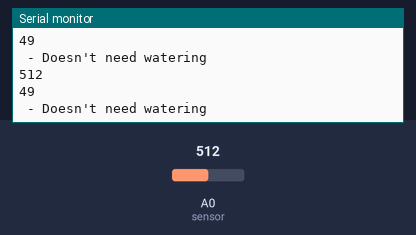
Simulated run of this sketch. Board: Arduino Uno, built with avr-gcc and run on an emulated ATmega328P. On the bench: the last lines printed to the serial monitor. Inputs (shaded band) come from the test bench; at power-on: A0 (sensor) = 512.

Above: at 1.8 s.
1.9 s: A0 (sensor) set to 716
At 2.8 s:
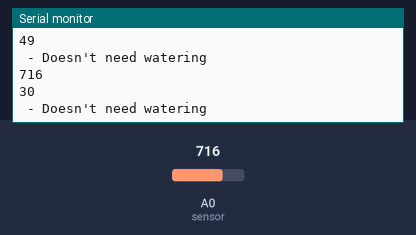
3.4 s: A0 (sensor) set to 862
At 4.6 s:
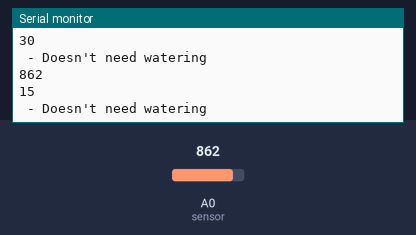
Timing chart, 0 to 6.4 s (numbered marks = the images above; inputs shaded):
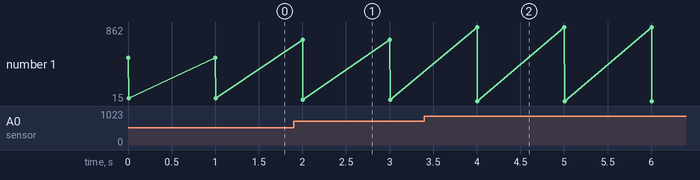

The sketch:

soil_1.ino
```cpp
int motorPin = 3;  // pin that turns on the motor
int blinkPin = 13; // pin that turns on the LED
int watertime = 5; // how long it will be watering (in seconds)
int waittime = 1;  // how long to wait between watering (in minutes)
int thresholdValue = 852;

void setup()
{
	//pinMode(motorPin, OUTPUT); // set Pin 3 to an output
	//pinMode(blinkPin, OUTPUT); // set pin 13 to an output
	Serial.begin(9600);
}

void loop()
{
	int moisturePin = analogRead(A0);						//read analog value of moisture sensor
	int moisture = (100 - ((moisturePin / 1023.00) * 100)); //convert analog value to percentage
	Serial.println(moisturePin);
	Serial.println(moisture);
	if (moisture < thresholdValue)
	{ //change the moisture threshold level based on your calibration values
		//digitalWrite(motorPin, HIGH); // turn on the motor
		//digitalWrite(blinkPin, HIGH); // turn on the LED
		//delay(watertime * 1000);      // multiply by 1000 to translate seconds to milliseconds
		Serial.println(" - Doesn't need watering");
		delay(1000);
	}
	else
	{
		//digitalWrite(motorPin, LOW);  // turn off the motor
		//digitalWrite(blinkPin, LOW);  // turn off the LED
		//delay(waittime * 60000);      // multiply by 60000 to translate minutes to milliseconds
		Serial.println(" - Time to water your plant");
		delay(1000);
	}
}
```

Measured:
- after the input at 1.9 s, the serial monitor: prints a new line after 0.10 s (image 1)
- after the input at 3.4 s, the serial monitor: prints a new line after 0.60 s (image 2)
- plotted number 1: 49 → 30 after the input at 1.9 s, 30 → 15 after the input at 3.4 s
